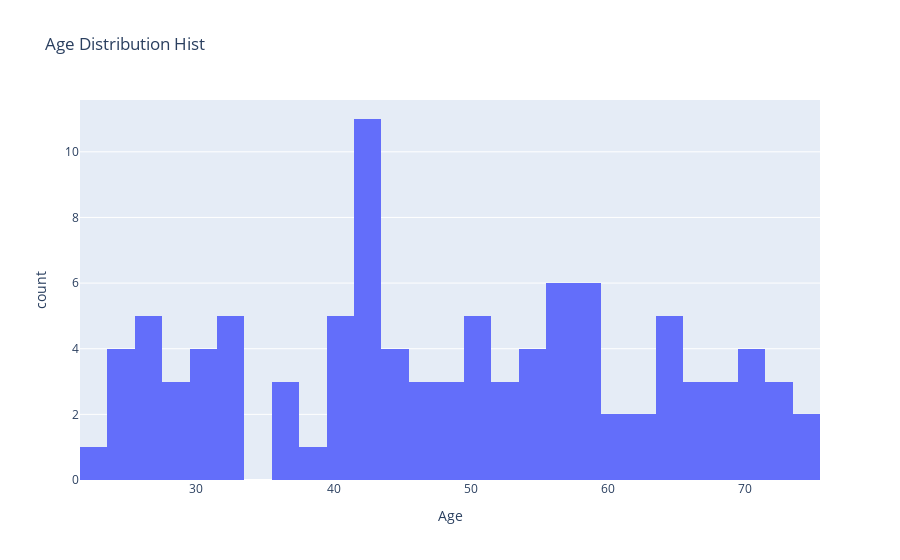

The code cell stored with this chart in its notebook:
### Code cell
### Now Plotting The Age Column
fig = px.histogram(data_frame = df2, x = df2['Age'], nbins = 50, title = 'Age Distribution Hist')
fig.show()

### Figure 1 — Plotly figure (JSON) as saved in the notebook; plotly's stock layout.template omitted (floating-point values rounded to 4 significant figures)
{"data": [{"alignmentgroup": "True", "bingroup": "x", "hovertemplate": "Age=%{x}<br>count=%{y}<extra></extra>", "legendgroup": "", "marker": {"color": "#636efa"}, "name": "", "nbinsx": 50, "offsetgroup": "", "orientation": "v", "showlegend": false, "type": "histogram", "x": [65, 32, 27, 60, 44, 73, 68, 42, 69, 57, 27, 52, 56, 73, 32, 43, 47, 48, 55, 42, 24, 67, 57, 27, 53, 59, 41, 65, 55, 71, 45, 42, 30, 40, 46, 37, 70, 45, 58, 42, 62, 33, 58, 58, 68, 51, 28, 40, 42, 24, 65, 74, 40, 25, 65, 29, 42, 74, 36, 33, 56, 50, 46, 63, 56, 40, 42, 31, 39, 55, 50, 71, 59, 50, 56, 42, 28, 73, 36, 60, 26, 33, 70, 59, 48, 30, 65, 50, 49, 53, 43, 23, 27, 54, 25, 44, 66, 66, 42, 30], "xaxis": "x", "yaxis": "y"}], "layout": {"barmode": "relative", "legend": {"tracegroupgap": 0}, "title": {"text": "Age Distribution Hist"}, "xaxis": {"anchor": "y", "domain": [0, 1], "title": {"text": "Age"}}, "yaxis": {"anchor": "x", "domain": [0, 1], "title": {"text": "count"}}}}
